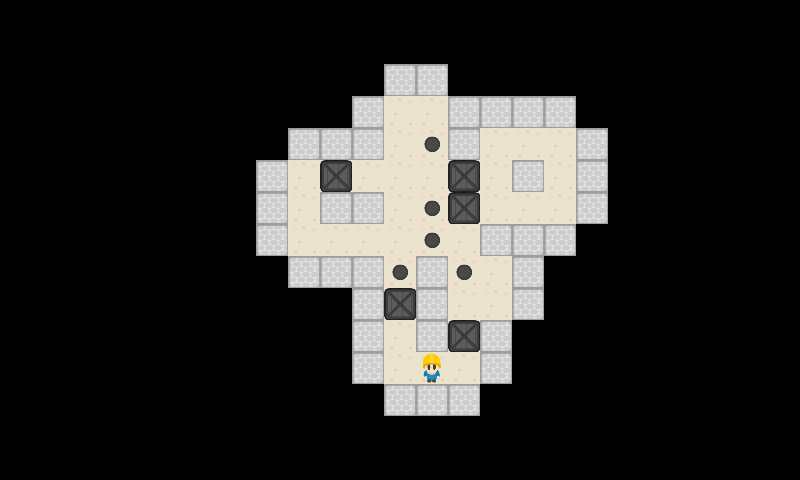

This game map was drawn from its Tiled (.tmx) file and the tilesets committed beside it. A one-line description and the trimmed map source follow:
An orthogonal 25x15 tile map with 32x32 px tiles, 2 tile layers (StaticMap, Objetos).

<map version="1.4" tiledversion="1.4.3" orientation="orthogonal" renderorder="right-down" width="25" height="15" tilewidth="32" tileheight="32" infinite="0" nextlayerid="3" nextobjectid="1">
 <tileset firstgid="1" source="Tileset.tsx" />
 <layer id="1" name="StaticMap" width="25" height="15">
  <data>[375 cells, 78 non-empty, 2 distinct tile ids]</data>
 </layer>
 <layer id="2" name="Objetos" width="25" height="15">
  <data>[375 cells, 11 non-empty, 3 distinct tile ids]</data>
 </layer>
</map>
